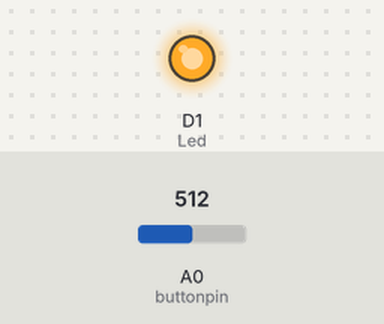
A sketch run on a simulated ESP8266 (NodeMCU). On the bench: output pins drawn as LEDs (lit = HIGH). The inputs (shaded band) are chosen by the test bench; at power-on: A0 (buttonpin) = 512. What the sketch prints to the serial monitor is not drawn.

Above: at 1.2 s.
1.3 s: A0 (buttonpin) set to 13
2.8 s: A0 (buttonpin) set to 10
At 3.4 s:
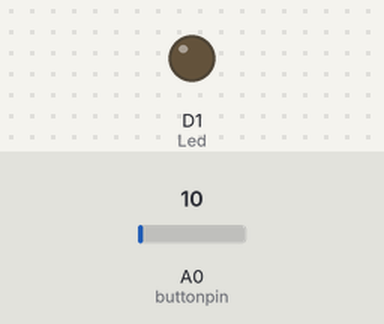
4.3 s: A0 (buttonpin) set to 122
At 5.5 s:
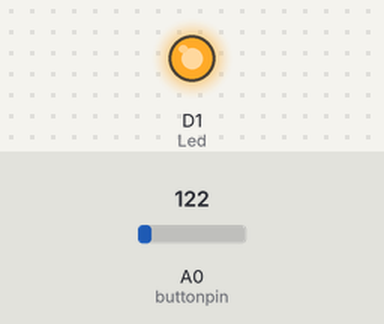
5.8 s: A0 (buttonpin) set to 0
At 6.9 s:
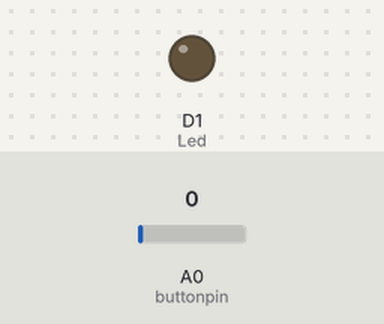
Timing chart, 0 to 8.3 s (numbered marks = the images above; inputs shaded):
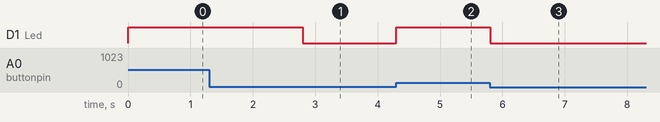

The sketch:

soundTestKy037.ino
```cpp
int Led = D1 ;// define LED Interface
int buttonpin = A0; // define D0 Sensor Interface
int val = 0;// define numeric variables val

void setup ()
{
  Serial.begin(115200);
  pinMode (Led, OUTPUT) ;// define LED as output interface
  pinMode (buttonpin, INPUT) ;// output interface D0 is defined sensor
  Serial.println("START");
}

void loop ()
{
  val = analogRead(buttonpin);// digital interface will be assigned a value of pin 3 to read val
  if (val >= 12) // When the sound detection module detects a signal, LED flashes
  {
    digitalWrite (Led, HIGH);
  }
  else
  {
    digitalWrite (Led, LOW);
  }
  Serial.println(val);
}
```

Measured:
- the behaviour switches between 12 and 11 on A0 (buttonpin) (found by bisection; images 0 and 1)
- after the input at 2.8 s, D1 (Led): HIGH → LOW at once
- after the input at 4.3 s, D1 (Led): LOW → HIGH at once
- after the input at 5.8 s, D1 (Led): HIGH → LOW at once
